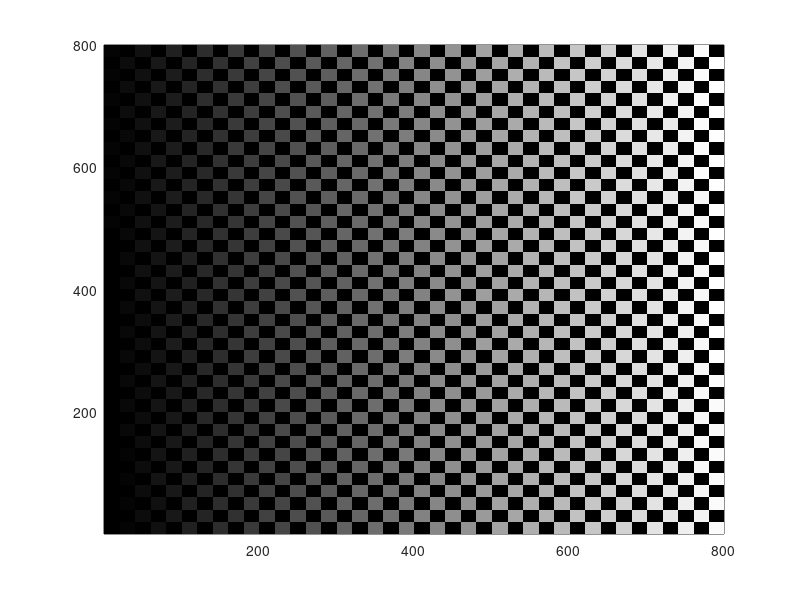

The MATLAB script that drew this image:
%% Tell me about this image
%
A = round(checkerboard( 20,20 ));
imshow(A);
figure(gcf);

L = bwlabel(A,4);
pcolor(L); shading flat;
colormap( rand( max(L(:)),3))

%% Separate 0 and nonzero features